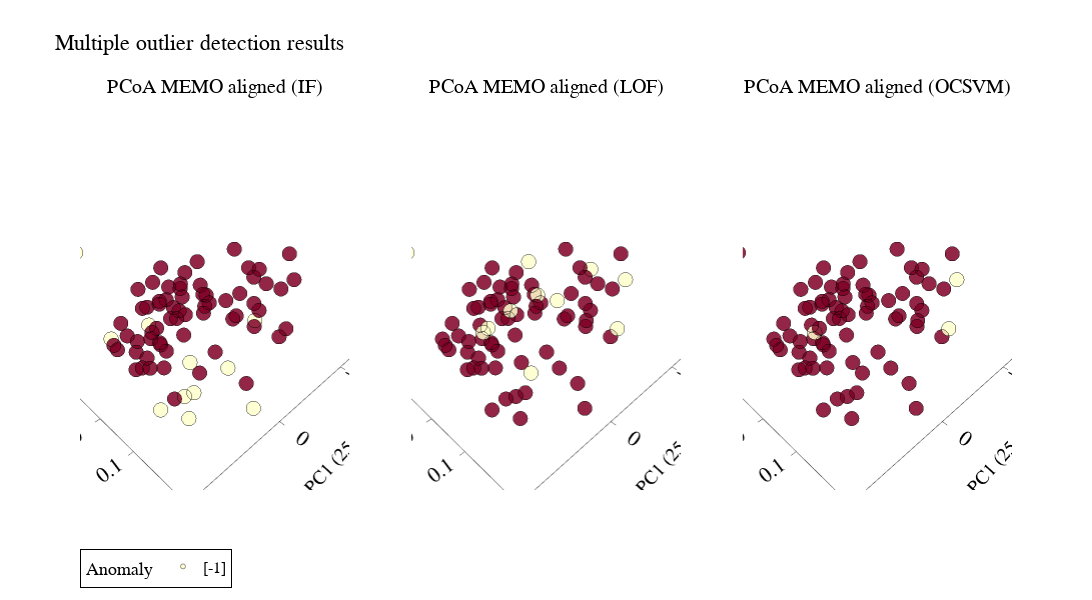

Notebook source saved alongside this figure:
### Markdown cell above
#### SC.2.4 PCoA 3D

### Code cell
pcoa_3d(
    matrix= metric_df,
    data = SC,
    metric= 'braycurtis')
